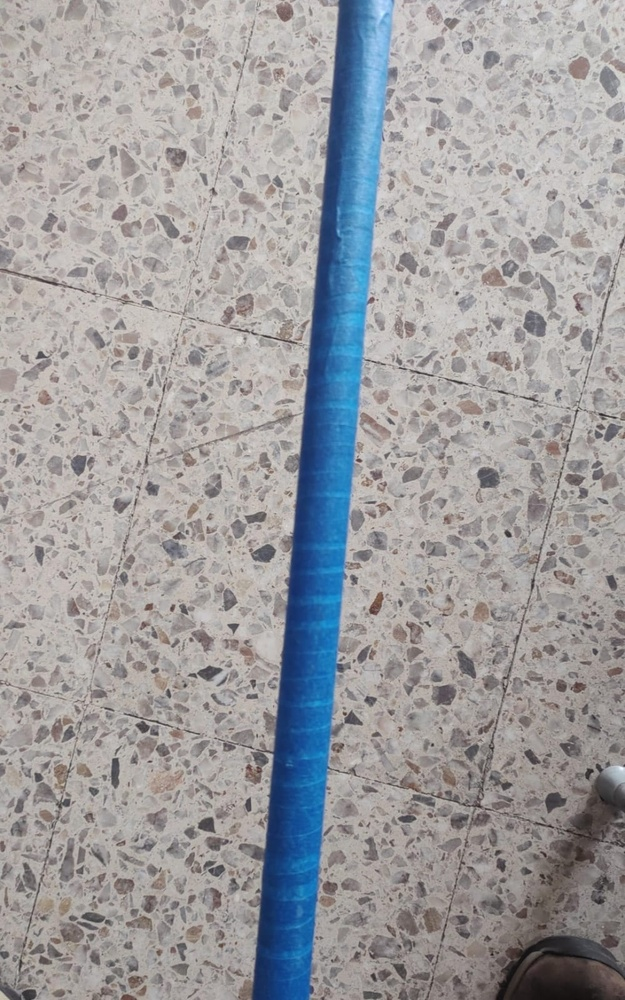
#> input picture gate_prueba.jpeg, 625 x 1000 px, shrunk from 1000 x 1600 before the run, given in place of the camera
$ python camera.py
#> lines starting #> are read from the running program, lines starting #| are printed output that depends on the picture; after the words box and inside, x2 and y2 are one past the last pixel; in counts of white or black regions, pixels touching at a corner belong together
import cv2
import numpy as np

#Probar con 1 para el dron
cam = cv2.VideoCapture(0)
if not cam.isOpened():
    raise RuntimeError("Could not open camera 0")

def p_controller(error, kp):
    return kp * error

KP_X = 0.2
KP_Y = 0.2
DEADBAND_X = 20
DEADBAND_Y = 20

while True:
    ret, frame = cam.read()
#> frame is the input picture: shape (1000, 625, 3); mean B, G, R 159.3, 156.9, 157.5
    if not ret:
        print("Could not read a frame from camera", flush=True)
        break
    #Reset for the frame
    best_candidate = None
    best_area = 0
    #Default no correction
    control_x = 0
    control_y = 0
    #Convert to HSV
    hsv = cv2.cvtColor(frame, cv2.COLOR_BGR2HSV)
#> hsv: shape (1000, 625, 3); mean H, S, V 34.9, 29.2, 167.2
    #Define color range for blue
    lower = np.array([100,80,70])
    upper = np.array([120,255,255])
    #Thresholding
    mask = cv2.inRange(hsv,lower,upper)
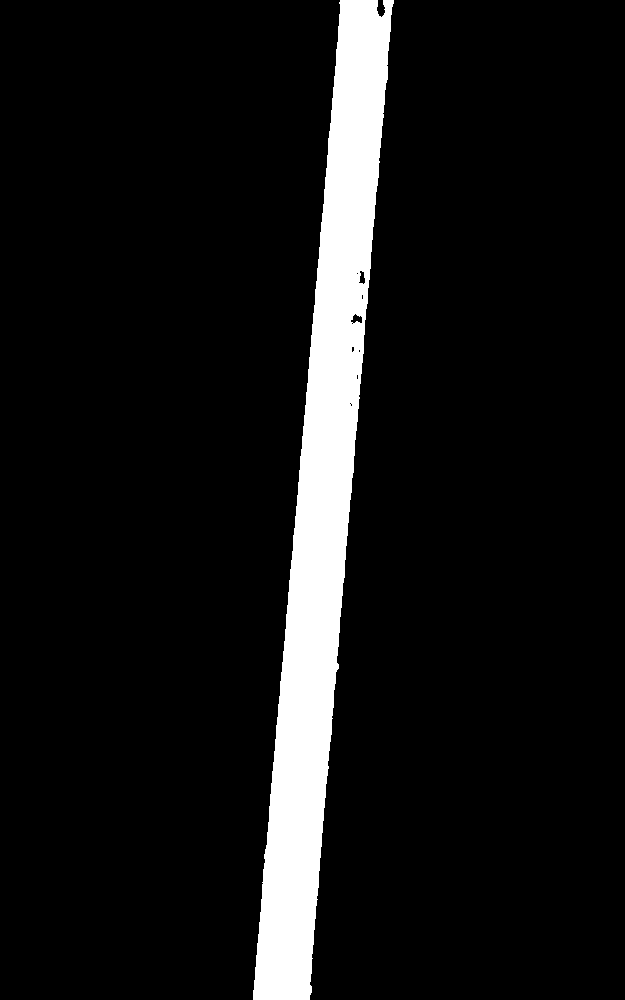
#> mask: shape (1000, 625); 8.6% white; 1 white region, box (x1, y1, x2, y2) and area: (253, 0, 394, 1000) 53799
    mask_display = cv2.cvtColor(mask, cv2.COLOR_GRAY2BGR)
    #Sacar centroides del imagen
    num_labels, labels, stats, centroids = cv2.connectedComponentsWithStats(mask)
#> num_labels = 2; stats = [[0, 0, 625, 1000, 571201], [253, 0, 141, 1000, 53799]]; centroids = [[311, 498.7], [322.5, 507.8]]
    #Get image center
    image_center_x = frame.shape[1] / 2
#> image_center_x = 312.5
    image_center_y = frame.shape[0] / 2
#> image_center_y = 500
    # Analyze objects
    for i in range(1, num_labels):
        #Bounding box
        x = stats[i, cv2.CC_STAT_LEFT]
        y = stats[i, cv2.CC_STAT_TOP]
        w = stats[i, cv2.CC_STAT_WIDTH]
        h = stats[i, cv2.CC_STAT_HEIGHT]
        #Area
        area = stats[i, cv2.CC_STAT_AREA]
        #Centroid
        center_x, center_y = centroids[i]
        #Avoid division by 0
        if h > 0:
            #shape descriptor
            aspect_ratio = w/h
            #Bounding box area
            bounding_area = w*h
            #Extent
            extent = area/bounding_area
            #Calculate image area
            image_area = frame.shape[0]*frame.shape[1]
            #Gate size relative to image size
            size_ratio = bounding_area/image_area
            # Object filtering
            if area > 500 and 0.5 < aspect_ratio < 3.0 and size_ratio > 0.02:

                #Crear mask for specific object
                component_mask = np.uint8(labels == i)

                #Find contours
                contours, _ = cv2.findContours(
                    component_mask,
                    cv2.RETR_EXTERNAL,
                    cv2.CHAIN_APPROX_SIMPLE
                )

                if contours:
                    contour = contours[0]

                    #Approximate contour
                    epsilon = 0.02 * cv2.arcLength(
                        contour,
                        True
                    )

                    approx = cv2.approxPolyDP(
                        contour,
                        epsilon,
                        True
                    )

                    #Number of vertices
                    vertices = len(approx)

                    #Gate candidate
                    if vertices ==4 and area > best_area:
                        best_area = area
                        best_candidate = {
                            "x": x,
                            "y": y,
                            "w": w,
                            "h": h,
                            "center_x": center_x,
                            "center_y": center_y,
                            "area": area,
                            "vertices": vertices,
                            "approx": approx
                        }
#> this loop made 1 pass
#> (x, y, w, h, area, center_x, center_y, aspect_ratio) on pass 1: (253, 0, 141, 1000, 53799, 322.5, 507.8, 0.141)
#> after the loop, best_area = 0
    if best_candidate is not None:
        #Get the best candidate
        center_x = best_candidate["center_x"]
        center_y = best_candidate["center_y"]
        #Calculate error and control signals
        error_x = center_x - image_center_x
        error_y = center_y - image_center_y
        if abs(error_x) < DEADBAND_X: #If the x error is within the deadband, set control signal to 0
            control_x = 0
        else:
            control_x = p_controller(error_x, KP_X)
        if abs(error_y) < DEADBAND_Y: #If the y error is within the deadband, set control signal to 0
            control_y = 0
        else:
            control_y = p_controller(error_y, KP_Y)
        control_x = np.clip(control_x, -100, 100)
        control_y = np.clip(control_y, -100, 100)
        print(f"error=({error_x:.0f}, {error_y:.0f}) "
            f"control=({control_x:.1f}, {control_y:.1f})",
            flush=True)
        #Get other best candidate information to display
        x = best_candidate["x"]
        y = best_candidate["y"]
        w = best_candidate["w"]
        h = best_candidate["h"]
        area = best_candidate["area"]
        vertices = best_candidate["vertices"]
        approx = best_candidate["approx"]
        #Draw bounding box
        cv2.rectangle(
            frame,
            (x,y),
            (x+w, y+h),
            (0,255,0),
            2
        )
        cv2.rectangle(
            mask_display,
            (x,y),
            (x+w, y+h),
            (0,255,0),
            2
        )
        #Draw contour
        cv2.drawContours(
            frame,
            [approx],
            0,
            (255,0,0),
            2
        )
        #Draw centroid
        cv2.circle(
            frame,
            (int(center_x), int(center_y)),
            5,
            (0,0,255),
            -1
        )
        cv2.circle(
            mask_display,
            (int(center_x), int(center_y)),
            5,
            (0,0,255),
            -1
        )
        #Display image center
        cv2.circle(
            frame,
            (int(image_center_x), int(image_center_y)),
            5,
            (255, 255, 0),
            -1
        )
        #Draw line from image center to centroid
        cv2.line(
            frame,
            (int(image_center_x), int(image_center_y)),
            (int(center_x), int(center_y)),
            (255, 255, 0),
            2
        )
        #Display information
        cv2.putText(
            frame,
            f"Area: {area}",
            (x, y-30),
            cv2.FONT_HERSHEY_SIMPLEX,
            0.5,
            (255,255,255),
            1
        )
        cv2.putText(
            mask_display,
            f"Area: {area}",
            (x, y-30),
            cv2.FONT_HERSHEY_SIMPLEX,
            0.5,
            (255,255,255),
            1
        )

        cv2.putText(
            frame,
            "GATE",
            (x,y-35),
            cv2.FONT_HERSHEY_SIMPLEX,
            0.5,
            (255,255,255),
            1
        )
        cv2.putText(
            mask_display,
            "GATE",
            (x,y-35),
            cv2.FONT_HERSHEY_SIMPLEX,
            0.5,
            (255,255,255),
            1
        )
        cv2.putText(
            frame,
            f"Vertices: {vertices}",
            (x, y-15),
            cv2.FONT_HERSHEY_SIMPLEX,
            0.5,
            (255,255,255),
            1
        )
        cv2.putText(
            mask_display,
            f"Vertices: {vertices}",
            (x, y-15),
            cv2.FONT_HERSHEY_SIMPLEX,
            0.5,
            (255,255,255),
            1
        )
    # Show original
    cv2.imshow("frame", frame)
    #show hsv
    cv2.imshow("HSV", hsv)
    #Show annotated masked image and raw mask
    cv2.imshow("annotated mask", mask_display)
    cv2.imshow("mask", mask)
    if cv2.waitKey(1) & 0xFF==ord('q'):
#> (key q is pressed here)
        break

cam.release()
cv2.destroyAllWindows()

$ run again, on gate_completo.png
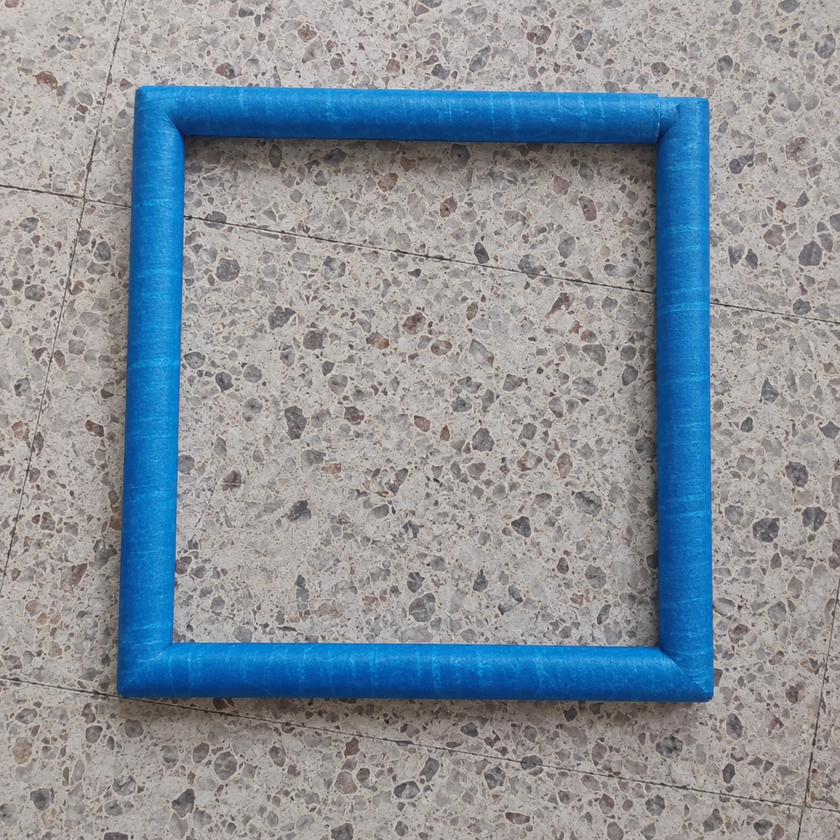
#> input picture gate_completo.png, 840 x 840 px, shrunk from 1254 x 1254 before the run, given in place of the camera
#> frame is the input picture: shape (840, 840, 3); mean B, G, R 154.1, 145.4, 137
#> hsv: shape (840, 840, 3); mean H, S, V 39.5, 51.4, 162.2
#> `mask = cv2.inRange(hsv,lower,upper)`:
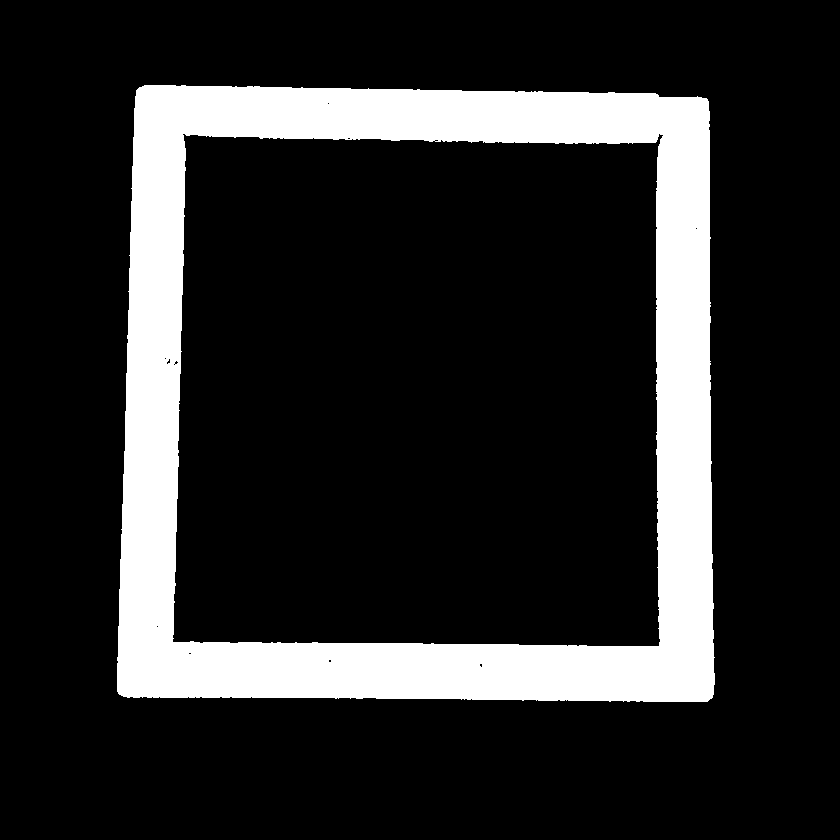
#> mask: shape (840, 840); 16.5% white; 1 white region, box (x1, y1, x2, y2) and area: (117, 85, 715, 702) 116734
#> num_labels = 2; stats = [[0, 0, 840, 840, 588866], [117, 85, 598, 617, 116734]]; centroids = [[419.9, 422.8], [417.3, 402.8]]
#> the loop `for i in range(1, num_labels):` made 1 pass
#> (x, y, w, h, area, center_x, center_y, aspect_ratio) on pass 1: (117, 85, 598, 617, 116734, 417.3, 402.8, 0.969)
#> after the loop `for i in range(1, num_labels):`: best_area = 116734; best_candidate = 9 items
#> error_x = -2.73
#> error_y = -17.17
#| error=(-3, -17) control=(0.0, 0.0)
#> `cv2.putText( mask_display, f"Vertices: {vertices}", (x, y-15), cv2.FON..`:
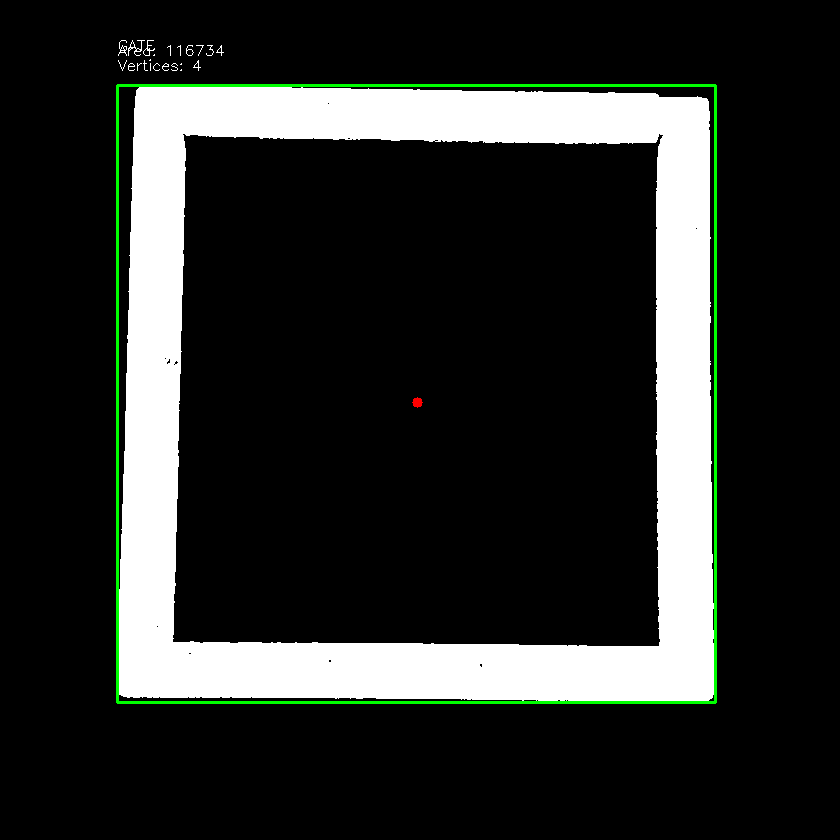
#> mask_display: shape (840, 840, 3); mean B, G, R 42.2, 44.9, 42.3
